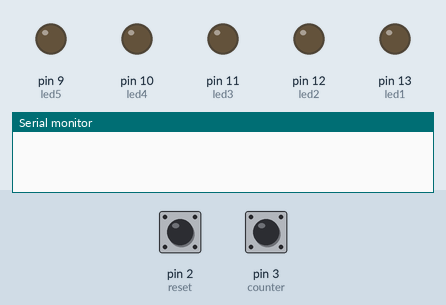
This sketch was run on a simulated Arduino Uno, built with avr-gcc and run on an emulated ATmega328P. Parts: output pins drawn as LEDs (lit = HIGH), the last lines printed to the serial monitor. The inputs (shaded band) are chosen by the test bench; at power-on: pin 3 (counter) LOW, pin 2 (reset) LOW.

Above: at 1.2 s.
1.3 s: pin 3 (counter) driven HIGH
At 2.2 s:
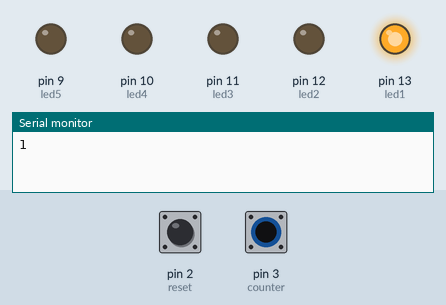
2.8 s: pin 2 (reset) pulled HIGH for 0.15 s
At 3.4 s:
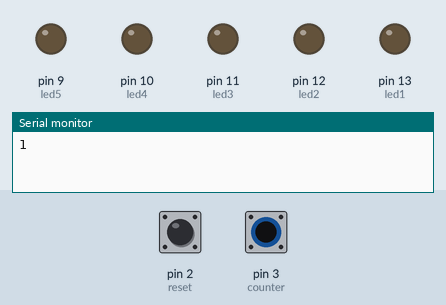
4.4 s: pin 3 (counter) pulsed LOW 5 times (0.12 s each, 0.3 s apart)
At 7.0 s:
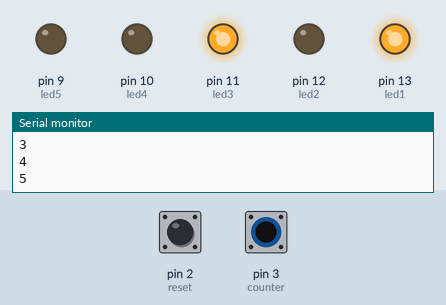
7.4 s: pin 2 (reset) pulled HIGH for 1 s
At 8.2 s:
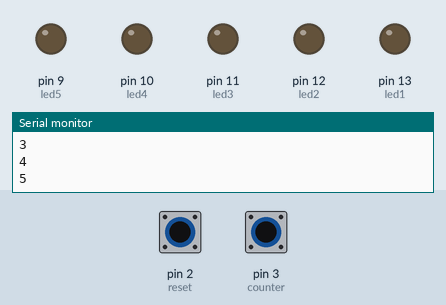
Timing chart, 0 to 10.4 s (numbered marks = the images above; inputs shaded):
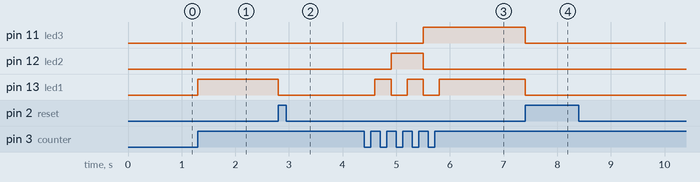

The sketch:

binaryLEDs.ino
```cpp
const int counter = 3;
const int reset = 2;
const int led1 =  13;
const int led2 =  12;
const int led3 =  11;
const int led4 =  10;
const int led5 =  9;

int lastCounterState = 0;
int counterState = 0;
int resetState = 0;
int c = 0;

void setup() {
  pinMode(led1, OUTPUT);
  pinMode(led2, OUTPUT);
  pinMode(led3, OUTPUT);
  pinMode(led4, OUTPUT);
  pinMode(led5, OUTPUT);
  pinMode(counter, INPUT);
  pinMode(reset, INPUT);
  Serial.begin(9600);
}

void loop() {
  int counterBuffer = 0;
  counterState = digitalRead(counter);
  resetState = digitalRead(reset);

  if (counterState != lastCounterState) {
    if(counterState == HIGH){
      c = c + 1;
      Serial.println(c);
    }
  }

  lastCounterState = counterState;

  if(resetState == HIGH){
    c = 0;
  }

  counterBuffer = c;


  if(counterBuffer > 0 && counterBuffer / 16 == 1){
    digitalWrite(led5, HIGH);
    counterBuffer = counterBuffer % 16;
  }else{
    digitalWrite(led5, LOW);
  }

  if(counterBuffer > 0 && counterBuffer / 8 == 1){
    digitalWrite(led4, HIGH);
    counterBuffer = counterBuffer % 8;
  }else{
    digitalWrite(led4, LOW);
  }

  if(counterBuffer > 0 && counterBuffer / 4 == 1){
    digitalWrite(led3, HIGH);
    counterBuffer = counterBuffer % 4;
  }else{
    digitalWrite(led3, LOW);
  }

  if(counterBuffer > 0 && counterBuffer / 2 == 1){
    digitalWrite(led2, HIGH);
    counterBuffer = counterBuffer % 2;
  }else{
    digitalWrite(led2, LOW);
  }

  if(counterBuffer == 1){
    digitalWrite(led1, HIGH);
  }else{
    digitalWrite(led1, LOW);
  }

  delay(100);
}
```

Measured:
- after the input at 1.3 s, pin 13 (led1): LOW → HIGH at once
- after the input at 2.8 s, pin 13 (led1): HIGH → LOW at once
- after the input at 4.4 s, pin 11 (led3): LOW → HIGH after 1.1 s; pin 12 (led2): LOW → HIGH after 0.50 s, → LOW 0.60 s later; pin 13 (led1): alternates HIGH for 0.30 s and LOW for 0.30 s, 5 changes in all, then stays HIGH, starting after 0.20 s
- after the input at 7.4 s, pin 11 (led3), pin 13 (led1): HIGH → LOW at once
